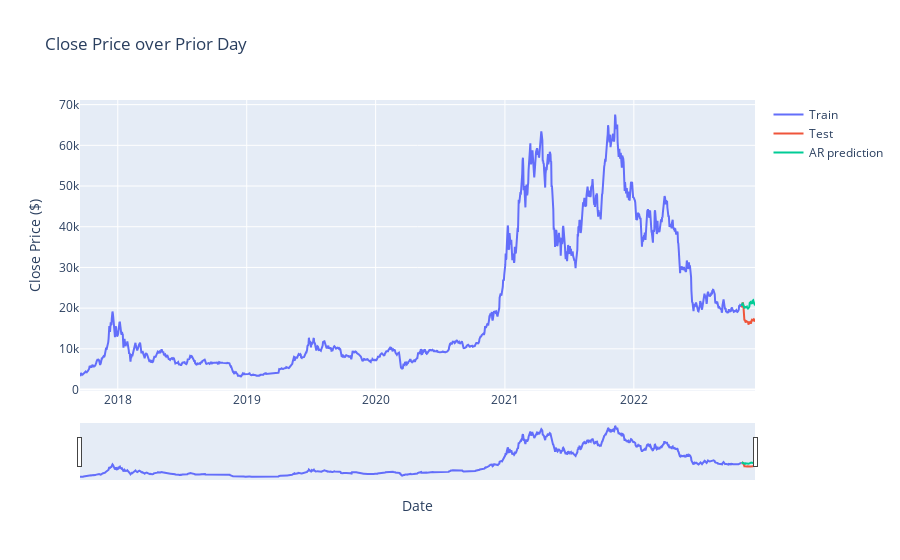

Notebook code for this chart:
### Code cell
fig = go.Figure()
fig.add_trace(go.Scatter(x=train.index, y=btc_daily.loc[train.index, "Close"], mode='lines', name="Train"))
fig.add_trace(go.Scatter(x=test.index, y=btc_daily.loc[test.index, "Close"], mode='lines', name="Test"))
fig.add_trace(go.Scatter(x=test.index, y=btc_daily.loc[test.index, "AR_restored"], mode='lines', name="AR prediction"))

fig.update_xaxes(rangeslider_visible=True)
fig.update_layout(
    yaxis_title=" Close Price ($)", 
    xaxis_title="Date",
    title="Close Price over Prior Day"
)
fig.show()
